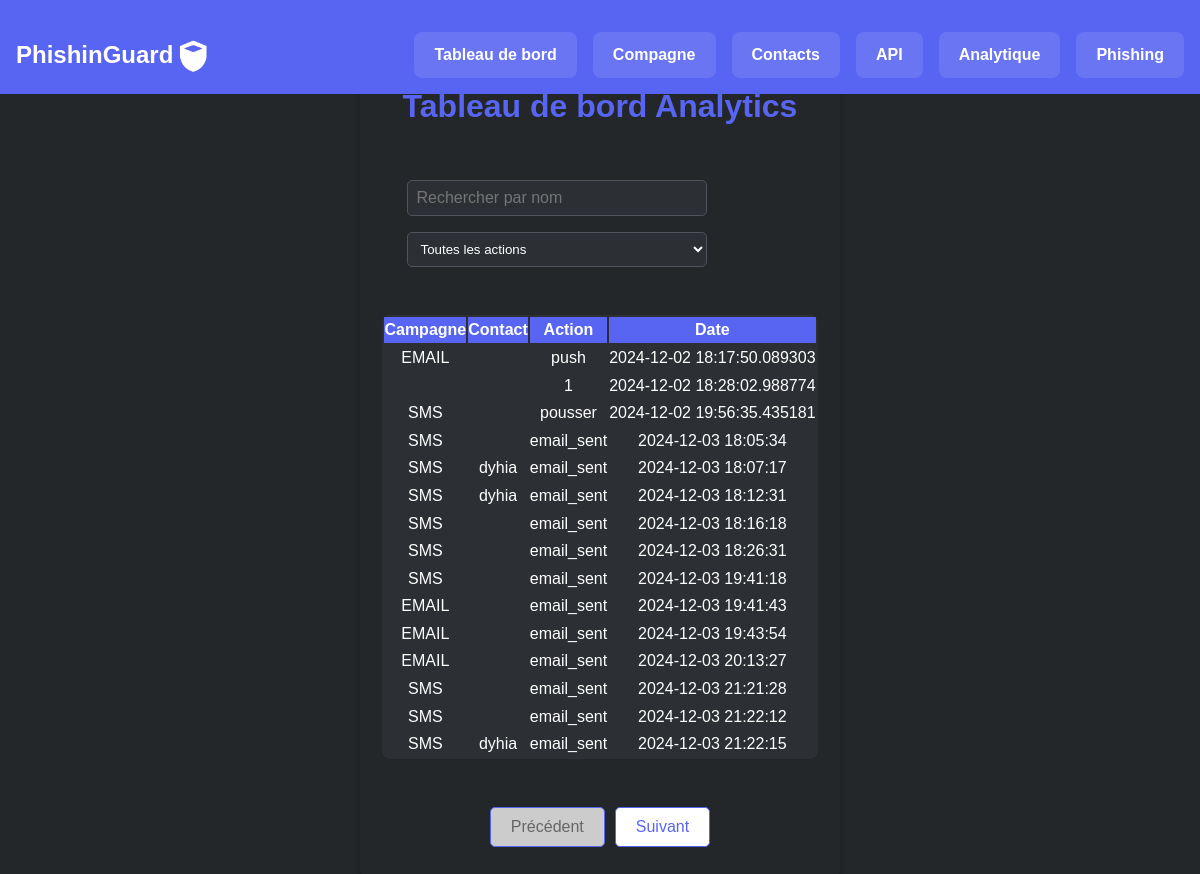
The app's page /analytics with its own data.
### app.py (models this page shows)
class Campaign(db.Model):
    id = db.Column(db.Integer, primary_key=True)
    name = db.Column(db.String(100), nullable=False)
    description = db.Column(db.String(300), nullable=True)
    created_at = db.Column(db.DateTime, default=db.func.now())

class Interaction(db.Model):
    id = db.Column(db.Integer, primary_key=True)
    campaign_id = db.Column(db.Integer, db.ForeignKey('campaign.id'), nullable=False)
    contact_id = db.Column(db.Integer, db.ForeignKey('contact.id'), nullable=False)
    action = db.Column(db.String(100), nullable=False)
    timestamp = db.Column(db.DateTime, default=db.func.now())

class Contact(db.Model):
    id = db.Column(db.Integer, primary_key=True)
    name = db.Column(db.String(100), nullable=False)
    email = db.Column(db.String(100), nullable=True)
    phone = db.Column(db.String(15), nullable=True)

### app.py (the view)
@app.route('/analytics', methods=['GET'])
def analytics():
    campaigns = Campaign.query.all()
    contacts = Contact.query.all()
    interactions = Interaction.query.all()
    interaction_summary = {
        'email_sent': 0,
        'email_opened': 0,
        'clicked': 0
    }
    for interaction in interactions:
        if interaction.action in interaction_summary:
            interaction_summary[interaction.action] += 1
    return render_template('analytics.html', campaigns=campaigns, contacts=contacts, interactions=interactions,
                           interaction_summary=interaction_summary)

### app.py (called while the page is built)
@app.before_request
def add_global_variables():
    current_app.jinja_env.globals.update(show_analytics=True)

### templates/analytics.html (shortened to what this page needs)
{% extends 'base.html' %}
{% block content %}
<div class="container analytics-container">
    <h1 class="text-center mb-4">Tableau de bord Analytics</h1>
    <div class="search-bar d-flex gap-3 my-4">
        <input type="text" id="search-name" placeholder="Rechercher par nom" class="form-control w-50">
        <select id="search-action" class="form-select w-25">
            <option value="">Toutes les actions</option>
        </select>
    </div>
    <div class="table-responsive">
        <table class="table table-hover table-bordered">
            <thead class="table-dark" style="position: sticky; top: 0; z-index: 100;">
                <tr>
                    <th>Campagne</th>
                    <th>Contact</th>
                    <th>Action</th>
                    <th>Date</th>
                </tr>
            </thead>
            <tbody id="interaction-table-body">
                {% for interaction in interactions %}
                <tr>
                    <td data-campaign-name="{% for campaign in campaigns %}{% if campaign.id == interaction.campaign_id %}{{ campaign.name }}{% endif %}{% endfor %}">
                        {% for campaign in campaigns %}
                            {% if campaign.id == interaction.campaign_id %}
                                {{ campaign.name }}
                            {% endif %}
                        {% endfor %}
                    </td>
                    <td data-contact-name="{% for contact in contacts %}{% if contact.id == interaction.contact_id %}{{ contact.name }}{% endif %}{% endfor %}">
                        {% for contact in contacts %}
                            {% if contact.id == interaction.contact_id %}
                                {{ contact.name }}
                            {% endif %}
                        {% endfor %}
                    </td>
                    <td data-action="{{ interaction.action }}">{{ interaction.action }}</td>
                    <td>{{ interaction.timestamp }}</td>
                </tr>
                {% endfor %}
            </tbody>
        </table>
    </div>
    <div class="pagination text-center mt-4">
        <button id="prev-page" class="btn btn-outline-primary" disabled>Précédent</button>
        <button id="next-page" class="btn btn-outline-primary">Suivant</button>
    </div>
</div>
{% endblock %}

### templates/base.html (shortened to what this page needs)
<!DOCTYPE html>
<html lang="en">
<head>
    <link rel="stylesheet" href="{{ url_for('static', filename='css/styles.css') }}">
    <link rel="stylesheet" href="https://cdnjs.cloudflare.com/ajax/libs/font-awesome/5.15.4/css/all.min.css">
</head>
<body>
    <nav class="navbar">
        <a href="{{ url_for('index') }}" class="logo">
            PhishinGuard
            <img src="{{ url_for('static', filename='img/logo.png') }}" alt="Logo" class="nav-logo">
        </a>
        <ul class="nav-links">
            <li><a href="{{ url_for('dashboard') }}" class="link-12">Tableau de bord</a></li>
            <li><a href="{{ url_for('create_campaign') }}" class="link-12">Compagne</a></li>
            <li><a href="{{ url_for('manage_contacts') }}" class="link-12">Contacts</a></li>
            <li><a href="{{ url_for('manage_apis') }}" class="link-12">API</a></li>
            {% if show_analytics %}
            <li><a href="{{ url_for('analytics') }}" class="link-12">Analytique</a></li>
            {% endif %}
            <li><a href="{{ url_for('simulate_phishing') }}" class="link-12">Phishing</a></li>
        </ul>
    </nav>
    <main>
        {% block content %}{% endblock %}
    </main>
</body>
</html>

### static/css/styles.css (style rules this page uses)
:root { --primary-color: #5865F2; --secondary-color: #23272A; --text-color: #ffffff; --input-bg: #2C2F33; --btn-hover: #7289DA; --border-color: #4F545C; --hover-bg-color: #23272A; --font-family: 'Poppins', sans-serif; }
* { margin: 0; padding: 0; box-sizing: border-box; font-family: var(--font-family); }
body { padding-top: 4rem; background: var(--secondary-color); color: var(--text-color); font-size: 16px; line-height: 1.6; height: 100vh; display: flex; justify-content: center; align-items: center; flex-direction: column; }
main { flex: 0; padding-top: 50px; padding-bottom: 50px; }
.navbar { background: var(--primary-color); padding: 1rem; display: flex; justify-content: space-between; align-items: center; width: 100%; position: fixed; top: 0; left: 0; z-index: 1000; transition: all 0.3s ease; }
.navbar .logo { display: flex; align-items: center; font-size: 1.5rem; font-weight: bold; color: var(--text-color); text-decoration: none; }
.navbar .logo .nav-logo { width: 40px; height: auto; margin-right: 10px; }
.navbar .nav-links { display: flex; gap: 1rem; list-style: none; }
.navbar .nav-links a { color: var(--text-color); text-decoration: none; font-weight: bold; transition: all 0.3s ease; padding: 10px 20px; background-color: rgba(255, 255, 255, 0.1); border-radius: 8px; }
@media (min-width: 769px) { .navbar .nav-links { display: flex; } }
.container { flex: 1; padding: 2rem; display: flex; flex-direction: column; justify-content: center; align-items: center; gap: 1rem; max-width: 500px; width: 100%; background: var(--input-bg); border-radius: 8px; box-shadow: 0 4px 6px rgba(0, 0, 0, 0.1); }
h1 { font-size: 2rem; margin-bottom: 1rem; color: var(--text-color); }
input[type="text"], input[type="email"], input[type="password"], textarea { width: 100%; padding: 10px; border: 1px solid var(--border-color); border-radius: 5px; font-size: 1rem; background: var(--input-bg); color: var(--text-color); outline: none; transition: border-color 0.3s ease, box-shadow 0.3s ease; }
button { background: var(--primary-color); color: var(--text-color); padding: 10px 20px; font-size: 1rem; border: none; border-radius: 5px; cursor: pointer; transition: background-color 0.3s ease, transform 0.2s ease; margin-top: 1rem; }
a { display: inline-block; margin-top: 1rem; color: var(--primary-color); text-decoration: none; font-size: 1rem; font-weight: bold; }
.analytics-container { max-width: 1200px; margin: auto; padding: 2rem 1.4rem; padding-top: 6rem; background: var(--secondary-color); border-radius: 10px; box-shadow: 0 4px 8px rgba(0, 0, 0, 0.2); color: var(--text-color); text-align: center; }
.analytics-container h1 { text-align: center; margin-bottom: 2rem; color: var(--primary-color); }
.search-bar { margin-bottom: 1rem; display: flex; justify-content: space-between; gap: 1rem; flex-wrap: wrap; }
.search-bar input, .search-bar select { padding: 0.5rem; width: 100%; max-width: 300px; border: 1px solid var(--border-color); border-radius: 5px; background: var(--input-bg); color: var(--text-color); }
.table { margin-top: 1rem; background-color: #2c2f33; color: #ffffff; border-radius: 8px; overflow: hidden; }
.table th, .table td { vertical-align: middle; text-align: center; }
.table thead th { position: sticky; top: 0; background-color: #5865F2; color: #ffffff; z-index: 150; }
.pagination { display: flex; justify-content: center; gap: 10px; margin-top: 1rem; }
.pagination button { padding: 10px 20px; border-radius: 5px; border: 1px solid #5865F2; background-color: #ffffff; color: #5865F2; cursor: pointer; transition: background-color 0.3s ease; }
.pagination button:disabled { background-color: #cccccc; color: #666666; cursor: not-allowed; }

### records on screen
Interaction: action "push", timestamp "2024-12-02 18:17:50.089303"
Campaign: name "EMAIL"
Interaction: action "1", timestamp "2024-12-02 18:28:02.988774"
Interaction: action "pousser", timestamp "2024-12-02 19:56:35.435181"
Campaign: name "SMS"
Interaction: action "email_sent", timestamp "2024-12-03 18:05:34"
Interaction: action "email_sent", timestamp "2024-12-03 18:07:17"
Contact: name "dyhia"
Interaction: action "email_sent", timestamp "2024-12-03 18:12:31"
Interaction: action "email_sent", timestamp "2024-12-03 18:16:18"
Interaction: action "email_sent", timestamp "2024-12-03 18:26:31"
Interaction: action "email_sent", timestamp "2024-12-03 19:41:18"
Interaction: action "email_sent", timestamp "2024-12-03 19:41:43"
Interaction: action "email_sent", timestamp "2024-12-03 19:43:54"
Interaction: action "email_sent", timestamp "2024-12-03 20:13:27"
Interaction: action "email_sent", timestamp "2024-12-03 21:21:28"
Interaction: action "email_sent", timestamp "2024-12-03 21:22:12"
Interaction: action "email_sent", timestamp "2024-12-03 21:22:15"
